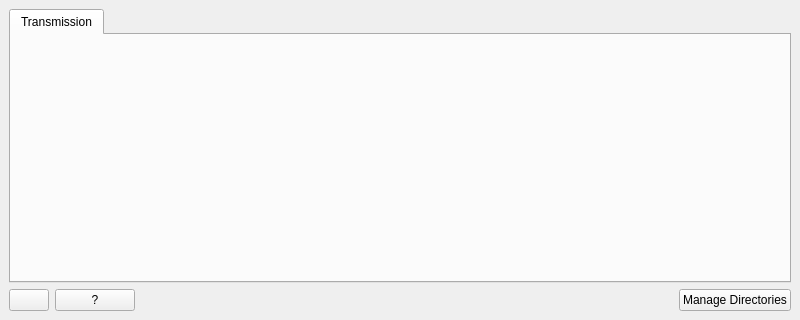
<?xml version="1.0" encoding="UTF-8"?>
<ui version="4.0">
 <class>Tools</class>
 <widget class="QMainWindow" name="Tools">
  <property name="geometry">
   <rect>
    <x>0</x>
    <y>0</y>
    <width>800</width>
    <height>320</height>
   </rect>
  </property>
  <property name="windowTitle">
   <string>Indirect Tools</string>
  </property>
  <widget class="QWidget" name="centralwidget">
   <layout class="QVBoxLayout" name="verticalLayout">
    <item>
     <widget class="QTabWidget" name="ToolsTabs">
      <property name="sizePolicy">
       <sizepolicy hsizetype="Preferred" vsizetype="Preferred">
        <horstretch>0</horstretch>
        <verstretch>0</verstretch>
       </sizepolicy>
      </property>
      <property name="currentIndex">
       <number>0</number>
      </property>
      <widget class="QWidget" name="tabTransmissionCalc">
       <attribute name="title">
        <string>Transmission</string>
       </attribute>
      </widget>
     </widget>
    </item>
    <item>
     <layout class="QHBoxLayout" name="layout_bottom">
      <item>
       <widget class="QPushButton" name="pbSettings">
        <property name="maximumSize">
         <size>
          <width>16777215</width>
          <height>16777215</height>
         </size>
        </property>
        <property name="text">
         <string/>
        </property>
       </widget>
      </item>
      <item>
       <widget class="QPushButton" name="pbHelp">
        <property name="enabled">
         <bool>true</bool>
        </property>
        <property name="sizePolicy">
         <sizepolicy hsizetype="Minimum" vsizetype="Fixed">
          <horstretch>0</horstretch>
          <verstretch>0</verstretch>
         </sizepolicy>
        </property>
        <property name="maximumSize">
         <size>
          <width>16777215</width>
          <height>16777215</height>
         </size>
        </property>
        <property name="text">
         <string>?</string>
        </property>
       </widget>
      </item>
      <item>
       <spacer name="horizontalSpacer_11">
        <property name="orientation">
         <enum>Qt::Horizontal</enum>
        </property>
        <property name="sizeHint" stdset="0">
         <size>
          <width>40</width>
          <height>20</height>
         </size>
        </property>
       </spacer>
      </item>
      <item>
       <widget class="QPushButton" name="pbManageDirs">
        <property name="text">
         <string>Manage Directories</string>
        </property>
       </widget>
      </item>
     </layout>
    </item>
   </layout>
  </widget>
 </widget>
 <resources>
  <include location="../../../MantidPlot/icons/icons.qrc"/>
 </resources>
 <connections/>
</ui>
